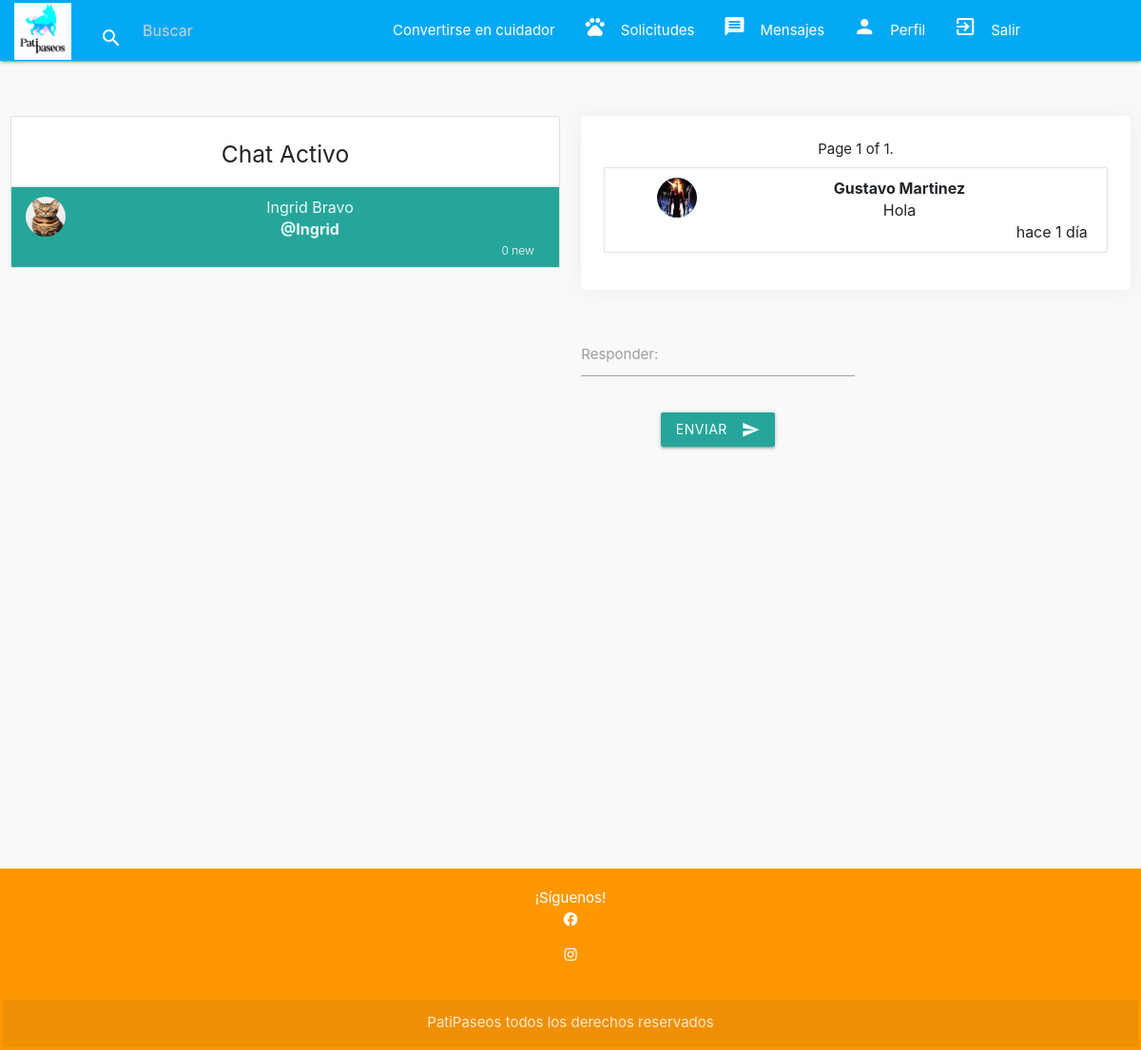
The app's page /conversation/Ingrid/ (signed in) with its own data.
### app_mascotas/models.py (models this page shows, shortened)
class Propietario(AbstractUser):
    rut = models.CharField(max_length=20, unique=True, default="")
    direccion = models.CharField(max_length=255, default="")
    imagen = models.ImageField(upload_to="imgprod", null=True, blank=True)
    es_cuidador = models.BooleanField(default=False)
    telefono = models.CharField(max_length=15, blank=True, null=True)

class Mensaje(models.Model):
    user = models.ForeignKey(Propietario, on_delete=models.CASCADE, related_name='sent_messages')
    sender = models.ForeignKey(Propietario, on_delete=models.CASCADE, related_name='sent_messages_as_sender')
    recipient = models.ForeignKey(Propietario, on_delete=models.CASCADE, related_name='received_messages')
    body = models.TextField(max_length=1000, blank=True, null=True)
    date = models.DateTimeField(auto_now_add=True)
    is_read = models.BooleanField(default=False)
    @classmethod
    def get_messages(cls, user):
        messages = (
            cls.objects
            .filter(user=user)
            .values('recipient')
            .annotate(last=Max('date'))
            .order_by('-last')
        )
        users = [
            {
                'user': Propietario.objects.get(pk=message['recipient']),
                'last': message['last'],
                'unread': cls.objects.filter(user=user, recipient__pk=message['recipient'], is_read=False).count()
            }
            for message in messages
        ]
        return users

### app_mascotas/views.py (the view)
# urls.py: path('conversation/<username>/', views.conversation, name='conversation'),
@login_required
def conversation(request, username):
    user = request.user
    active_direct = username
    directs = Mensaje.objects.filter(user=user, recipient__username=username).order_by('-date')
    directs.update(is_read=True)
    messages = Mensaje.get_messages(user=request.user)
    for message in messages:
        if message['user'].username==user.username:
            message['unread'] = 0
    paginator_messages = Paginator(directs, 5)
    page_number_messages = request.GET.get('messagespage')
    messages_data = paginator_messages.get_page(page_number_messages)
    context = {
        'directs': messages_data,
        'active_direct': active_direct,
        'messages': messages
    }
    return render(request, 'app_mascotas/conversation.html', context)

### app_mascotas/templates/app_mascotas/conversation.html (shortened to what this page needs)
{% extends "app_mascotas/base.html" %}
{% load static %}
{% load crispy_forms_tags %}
{% load humanize %}
{% block content %}
<div class="row">
    <div class="col s12 m4">
        <ul class="collection with-header">
            <li class="collection-header">
                <h5>Chat Activo</h5>
            </li>
            {% for message in messages %}
                <a style="color: gray;" href="{% url 'conversation' message.user.username %}">
                    <li class="collection-item avatar {% if active_direct == message.user.username %}active{% endif %}">
                        {% if message.user.imagen %}
                            <img src="{{ message.user.imagen.url }}" class="circle responsive-img">
                        {% else %}
                            <img src="{% static 'img/no_avatar.jpg' %}" class="circle responsive-img">
                        {% endif %}
                        <span class="title">{{ message.user.first_name }} {{ message.user.last_name }}</span>
                        <p><b>@{{ message.user.username }}</b></p>
                        <span class="new badge">{{ message.unread }}</span>
                    </li>
                </a>
            {% endfor %}
        </ul>
    </div>
    <div class="col s12 m8">
        <div style="max-width: 600px;" class="card">
            <div class="card-content">
                <div class="center-align">
                    <span class="current">Page {{ directs.number }} of {{ directs.paginator.num_pages }}.</span>
                </div>
                <ol id="oldirects" style="list-style-type: none; display: flex; flex-direction: column-reverse;" class="collection">
                    {% for direct in directs %}
                        <li style="border-bottom: 0px;" class="collection-item avatar">
                            {% if direct.sender.imagen %}
                                <img src="{{ direct.sender.imagen.url }}" class="circle responsive-img">
                            {% else %}
                                <img src="{% static 'img/no_avatar.jpg' %}" class="circle responsive-img">
                            {% endif %}
                            <span class="title"><b>{{ direct.sender.first_name }} {{ direct.sender.last_name }}</b></span>
                            <p>{{ direct.body }}</p>
                            <p class="right-align">{{ direct.date | naturaltime }}</p>
                        </li>
                    {% endfor %}
                </ol>
            </div>
        </div>
        <div class="card-action">
            <div class="row">
                <form method="post" action="{% url 'send_message' username=active_direct %}">
                    <div class="input-field col s9">
                        <label for="text">Responder:</label>
                        <input id="text" name="body" type="text" class="validate">
                    </div>
                    <div class="input-field col s9">
                        <button class="btn waves-effect waves-light" type="submit" name="action">Enviar
                            <i class="material-icons right">send</i>
                        </button>
                    </div>
                </form>
            </div>
        </div>
    </div>
</div>
{% endblock %}

### app_mascotas/static/app_mascotas/css/estilo2.css (style rules this page uses)
.contenido-principal p { font-size: 16px; }
ul { list-style: none; padding-left: 0; }
.card { transition: transform 0.2s; }
body { background-color: #f9f9fa }
.card { border-radius: 5px; -webkit-box-shadow: 0 1px 20px 0 rgba(69,90,100,0.08); box-shadow: 0 1px 20px 0 rgba(69,90,100,0.08); border: none; margin-bottom: 30px; }

### records on screen
Propietario: user.imagen (picture), user.first_name "Ingrid", user.last_name "Bravo", user.username "Ingrid", unread "0"
Mensaje: sender.imagen (picture), sender.first_name "Gustavo", sender.last_name "Martinez", body "Hola", date "hace 1 día"

### other values on screen
{{ directs.number }} "1"
{{ directs.paginator.num_pages }} "1"
